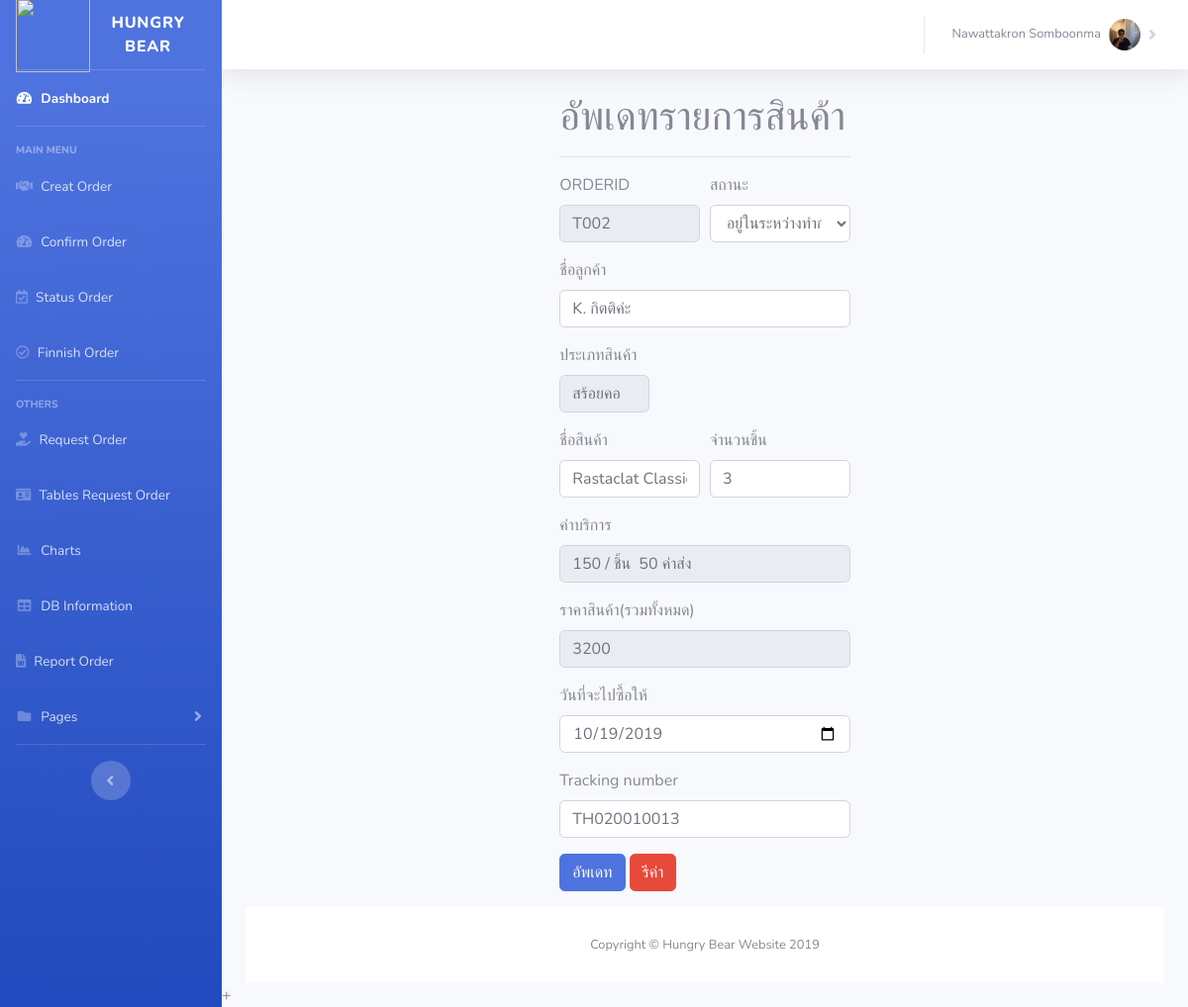
The page /updatestatus.php?orderid=T002 on the database its author committed.
### tables this page shows
CREATE TABLE `orderfence` (
  `orderid` varchar(4) NOT NULL,
  `orderstatus` varchar(50) NOT NULL,
  `ordernamecus` varchar(100) NOT NULL,
  `ordercontact` varchar(100) NOT NULL,
  `orderaddress` varchar(1000) NOT NULL,
  `typepd` varchar(50) NOT NULL,
  `ordernameproduct` varchar(300) NOT NULL,
  `orderpieceproduct` varchar(5) NOT NULL,
  `orderdetailproduct` varchar(1000) NOT NULL,
  `orderservicecharge` varchar(255) NOT NULL,
  `ordertotalprice` varchar(255) NOT NULL,
  `orderdatebuy` date NOT NULL,
  `refundreason` varchar(500) NOT NULL,
  `trackingnumber` varchar(50) NOT NULL
);

### updatestatus.php (the view, shortened to what this page needs)
<?php
require_once('connect.php');
    $orderid = mysqli_real_escape_string($conn,$_GET['orderid']);
    $sql = "SELECT * FROM orderfence WHERE orderid='$orderid' ";
    $result = mysqli_query($conn, $sql) or die ("Error in query: $sql " . mysqli_error());
    $row = mysqli_fetch_array($result);
    extract($row);
?>
    <!DOCTYPE html>
    <html lang="en">
    <head>
        <link href="vendor/fontawesome-free/css/all.min.css" rel="stylesheet" type="text/css">
        <link href="css/sb-admin-2.min.css" rel="stylesheet">
    </head>
    <body id="page-top">
    <div id="wrapper">
        <ul class="navbar-nav bg-gradient-primary sidebar sidebar-dark accordion" id="accordionSidebar">
            <a class="sidebar-brand d-flex align-items-center justify-content-center" href="index.php">
                <div class="sidebar-brand-icon " >
                    <img style="width: 75px;height: 75px;" src="photo/bearicon.png">
                </div>
                <div class="sidebar-brand-text mx-3">Hungry Bear</div>
            </a>
            <hr class="sidebar-divider my-0">
            <li class="nav-item active">
                <a class="nav-link" href="index.php">
                    <i class="fas fa-fw fa-tachometer-alt"></i>
                    <span>Dashboard</span></a>
            </li>
            <hr class="sidebar-divider">
            <div class="sidebar-heading">
                Main menu
            </div>
            <li class="nav-item ">
                <a class="nav-link" href="creatorder.php">
                    <i class="fas fa-handshake"></i>
                    <span>Creat Order</span></a>
            </li>
            <li class="nav-item">
                <a class="nav-link" href="confirmorder.php">
                    <i class="fas fa-fw fa-tachometer-alt"></i>
                    <span>Confirm Order</span></a>
            </li>
            <li class="nav-item ">
                <a class="nav-link" href="statusorder.php">
                    <i class="far fa-calendar-check"></i>
                    <span>Status Order</span></a>
            </li>
            <li class="nav-item ">
                <a class="nav-link" href="finnishorder.php">
                    <i class="far fa-check-circle"></i>
                    <span>Finnish Order</span></a>
            </li>
            <hr class="sidebar-divider">
            <div class="sidebar-heading">
                Others
            </div>
            <li class="nav-item">
                <a class="nav-link" href=requestorder.php">
                    <i class="fas fa-hand-holding-heart"></i>
                    <span>Request Order</span></a>
            </li>
            <li class="nav-item">
                <a class="nav-link" href=requestorder.php">
                    <i class="fas fa-id-card"></i>
                    <span>Tables Request Order</span></a>
            </li>
            <li class="nav-item">
                <a class="nav-link" href="charts.html">
                    <i class="fas fa-fw fa-chart-area"></i>
                    <span>Charts</span></a>
            </li>
            <li class="nav-item">
                <a class="nav-link" href="tables.html">
                    <i class="fas fa-fw fa-table"></i>
                    <span>DB Information</span></a>
            </li>
            <li class="nav-item">
                <a class="nav-link" href="tables.html">
                    <i class="fas fa-file-word"></i>
                    <span>Report Order</span></a>
            </li>
            <li class="nav-item">
                <a class="nav-link collapsed" href="#" data-toggle="collapse" data-target="#collapsePages" aria-expanded="true" aria-controls="collapsePages">
                    <i class="fas fa-fw fa-folder"></i>
                    <span>Pages</span>
                </a>
            </li>
            <hr class="sidebar-divider d-none d-md-block">
            <div class="text-center d-none d-md-inline">
                <button class="rounded-circle border-0" id="sidebarToggle"></button>
            </div>
        </ul>
        <div id="content-wrapper" class="d-flex flex-column">
            <div id="content">
                <nav class="navbar navbar-expand navbar-light bg-white topbar mb-4 static-top shadow">
                    <ul class="navbar-nav ml-auto">
                        <li class="nav-item dropdown no-arrow-right">
                            <a class="nav-link dropdown-toggle" href="#" id="userDropdown" role="button" data-toggle="dropdown" aria-haspopup="true" aria-expanded="false">
                                <span class="mr-2 d-none d-lg-inline text-gray-600 small">Nawattakron Somboonma</span>
                                <img class="img-profile rounded-circle" src="photo/profile.jpg">
                            </a>
                        </li>
                    </ul>
                </nav>
                <div class="container-fluid">
                    <div class="row" >
                        <div class="col">
                        </div>
                        <div class="col">
                            <h1>อัพเดทรายการสินค้า</h1><hr>
                            <form action="updatestatus.php" method="POST" enctype="multipart/form-data">
                                <div class="form-row">
                                    <div class="form-group col-md-6">
                                        <label for="inputEmail4">ORDERID</label>
                                        <input type="text"  name="orderid" id="orderid" class="form-control" value= "<?php echo $orderid; ?>" disabled="disabled" >
                                    </div>
                                    <div class="form-group col-md-6">
                                        <label for="ordercustomer">สถานะ</label>
                                        <select class="form-control" name="orderstatus">
                                            <option><?php  echo $row["orderstatus"]?></option>
                                        </select>
                                    </div>
                                </div>
                                <div class="form-group">
                                    <label for="ordernamecus">ชื่อลูกค้า</label>
                                    <input type="text" class="form-control" name="ordernamecus" value="<?php  echo $row["ordernamecus"]?>">
                                </div>
                                <div class="form-row">
                                    <div class="form-group col-md-4">
                                        <label for="inputState">ประเภทสินค้า</label>
                                        <input type="text" class="form-control" name="typepd" value="<?php  echo $row["typepd"]?>"disabled>
                                    </div>
                                </div>
                                <div class="form-row">
                                    <div class="form-group col-md-6">
                                        <label for="inputAddress2">ชื่อสินค้า</label>
                                        <input type="text" class="form-control" name="ordernameproduct" value="<?php  echo $row["ordernameproduct"]?>">
                                    </div>
                                    <div class="form-group col-md-6">
                                        <label for="orderpieceproduct">จำนวนชิ้น</label>
                                        <input type="text" class="form-control" name="orderpieceproduct" value="<?php  echo $row["orderpieceproduct"]?>">
                                    </div>
                                </div>
                                <div class="form-group">
                                    <label for="orderservicecharge">ค่าบริการ</label>
                                    <input type="text" class="form-control" name="orderservicecharge" value="<?php  echo $row["orderservicecharge"]?>" readonly>
                                </div>
                                <div class="form-group">
                                    <label for="ordertotalprice">ราคาสินค้า(รวมทั้งหมด)</label>
                                    <input type="text" class="form-control" name="ordertotalprice" value="<?php  echo $row["ordertotalprice"]?>" readonly>
                                </div>
                                <div class="form-group">
                                    <div class="form-group">
                                        <label for="orderdatebuy">วันที่จะไปซื้อให้</label>
                                        <input type="date" class="form-control"  name="orderdatebuy" value="<?php  echo $row["orderdatebuy"]?>" >
                                    </div>
                                    <div class="form-group">
                                        <label for="trackingnumber">Tracking number</label>
                                        <input type="text" class="form-control"  name="trackingnumber"value="<?php  echo $row["trackingnumber"]?>" >
                                    </div>
                                    <button type="submit" class="btn btn-primary" name="update" onClick="window.location.reload();">อัพเดท</button>
                                    <button type="reset" class="btn btn-danger">รีค่า</button>
                            </form>
                        </div>
                    </div>
                    <div class="col">
                    </div>
                </div>
                <footer class="sticky-footer bg-white">
                    <div class="container my-auto">
                        <div class="copyright text-center my-auto">
                            <span>Copyright &copy; Hungry Bear  Website 2019</span>
                        </div>
                    </div>
                </footer>
            </div>
        </div>
    </body>
    </html>

### rows shown on the page
orderfence: orderid "T002", orderstatus "อยู่ในระหว่างทำการจัดและซื้อส่งสินค้า", ordernamecus "K. กิตติค่ะ", typepd "สร้อยคอ", ordernameproduct "Rastaclat Classic", orderpieceproduct "3", orderservicecharge "150 / ชิ้น 50 ค่าส่ง", ordertotalprice "3200", orderdatebuy "10/19/2019"
